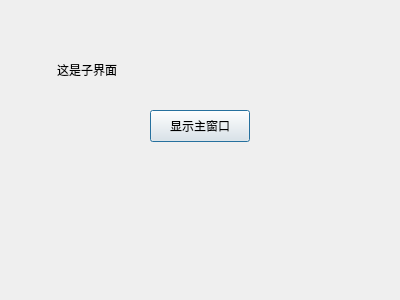
<?xml version="1.0" encoding="UTF-8"?>
<ui version="4.0">
 <class>ChildDialog</class>
 <widget class="QDialog" name="ChildDialog">
  <property name="geometry">
   <rect>
    <x>0</x>
    <y>0</y>
    <width>400</width>
    <height>300</height>
   </rect>
  </property>
  <property name="windowTitle">
   <string>Dialog</string>
  </property>
  <widget class="QLabel" name="label">
   <property name="geometry">
    <rect>
     <x>57</x>
     <y>60</y>
     <width>81</width>
     <height>20</height>
    </rect>
   </property>
   <property name="text">
    <string>这是子界面</string>
   </property>
  </widget>
  <widget class="QPushButton" name="ShowMainButton">
   <property name="geometry">
    <rect>
     <x>150</x>
     <y>110</y>
     <width>100</width>
     <height>32</height>
    </rect>
   </property>
   <property name="text">
    <string>显示主窗口</string>
   </property>
  </widget>
 </widget>
 <resources/>
 <connections/>
</ui>
